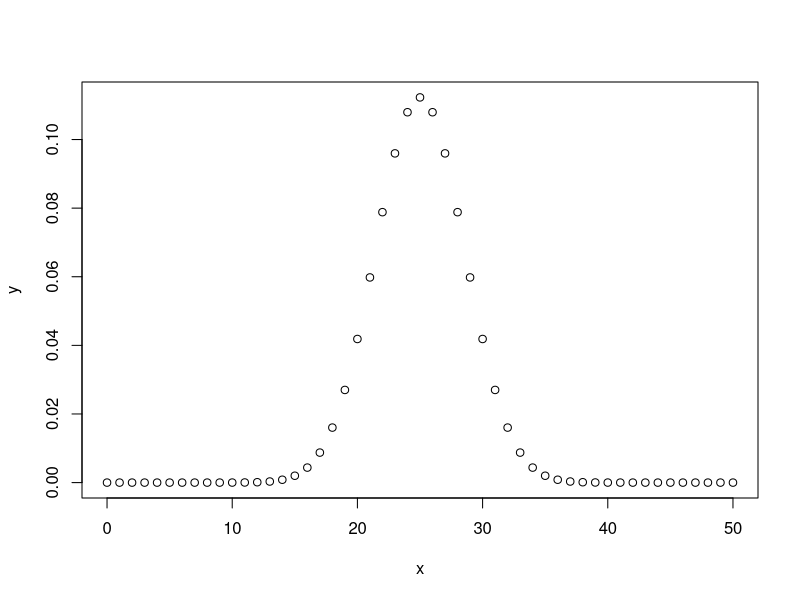
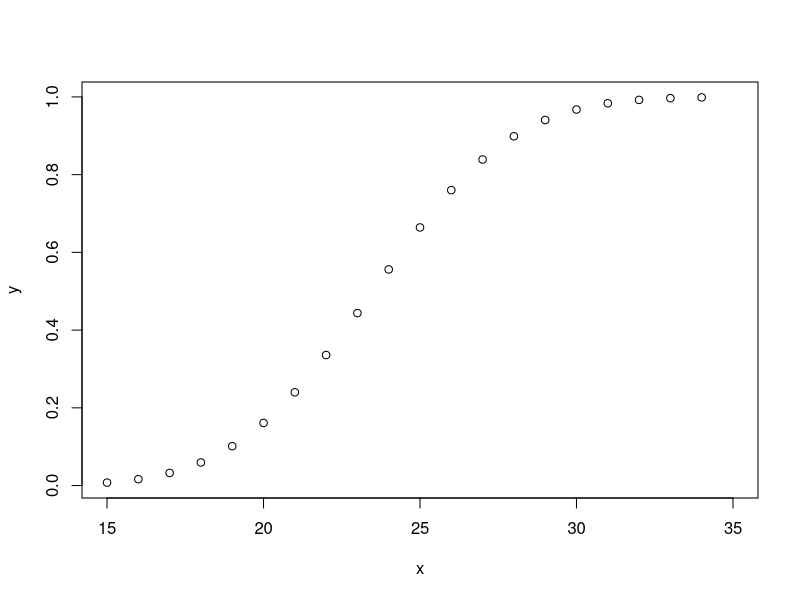
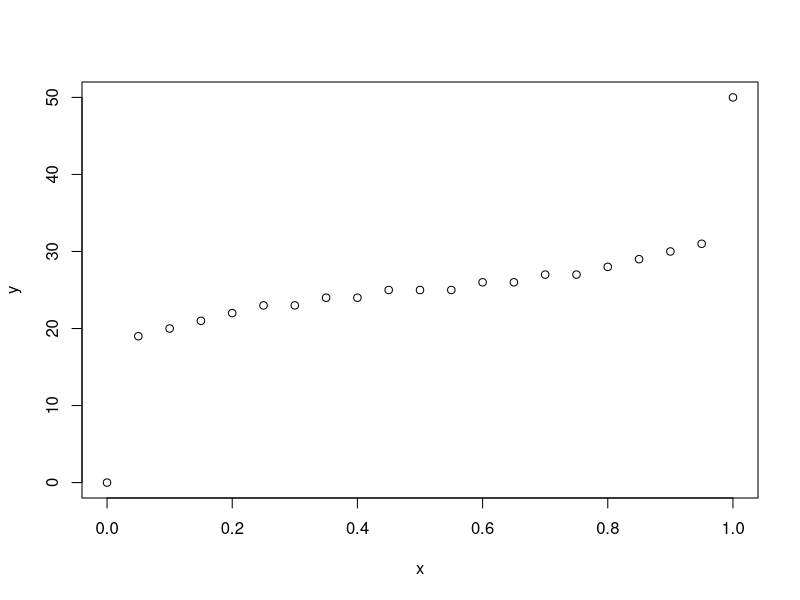

These charts were generated, in order, by the following R code:
# Binomial Distribution Functions
help(Binomial)
# size:  number of trials (zero or more).
# prob: probability of success on each trial.

# distribution function, dbinom
x <- seq(0,50,by=1)
y <- dbinom(x,50,0.5)
plot(x,y)
pbinom(24,50,0.5)
pbinom(25,50,0.5)
x = seq(15,35)
y = rep(NA, 21)
for (i in x) {
  z <- pbinom(i, 50, 0.5)
  j = i - 15
  y[j] = z
}
plot(x,y)

# inverse CDF
x = seq(-0, 1, 0.05)
y = rep(NA, 21)
j = 0
for (i in x){
  j = j + 1
  y[j] = qbinom(i,50,1/2)
}
plot(x, y)
